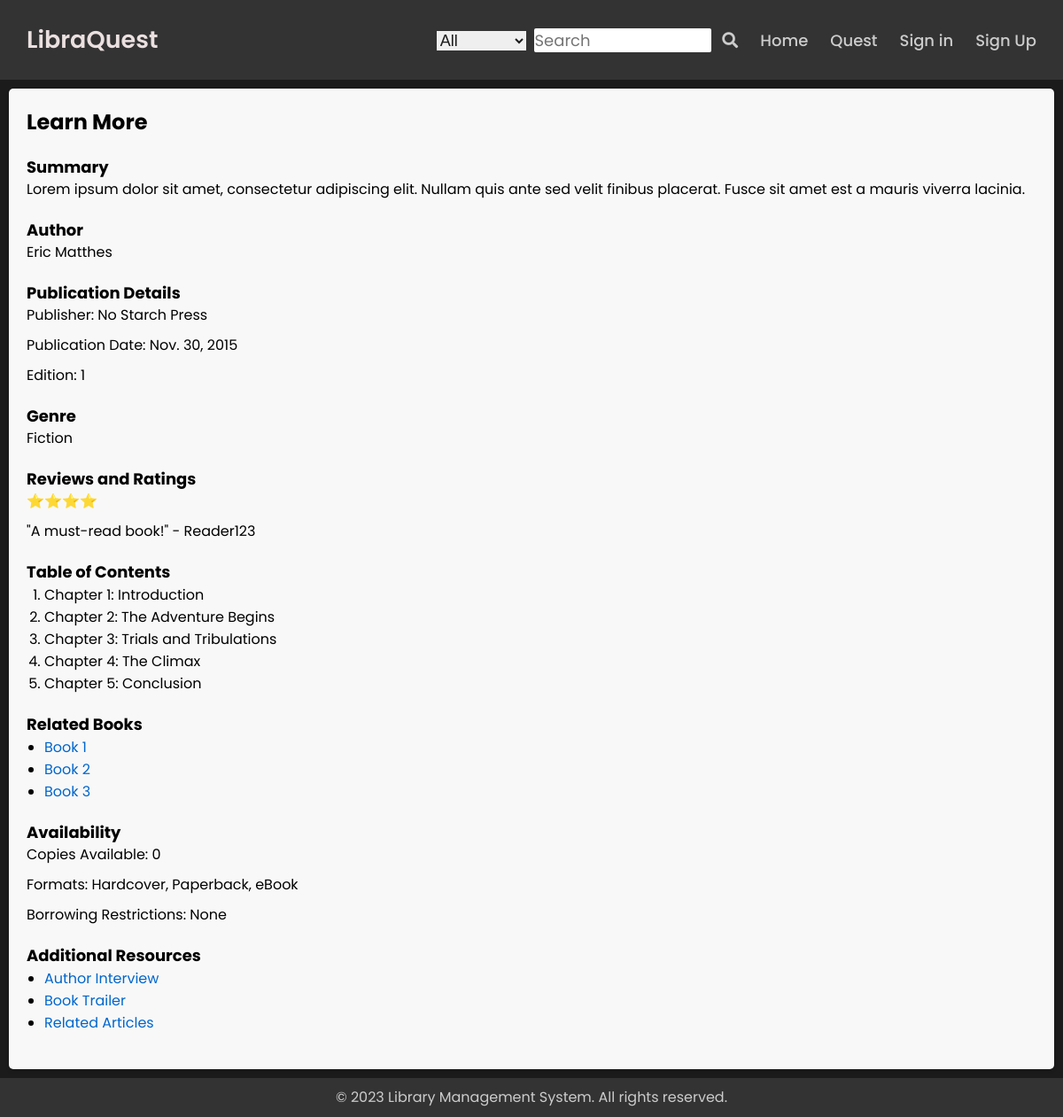
Page /profile/learn_more/10/ on the earlier database version.
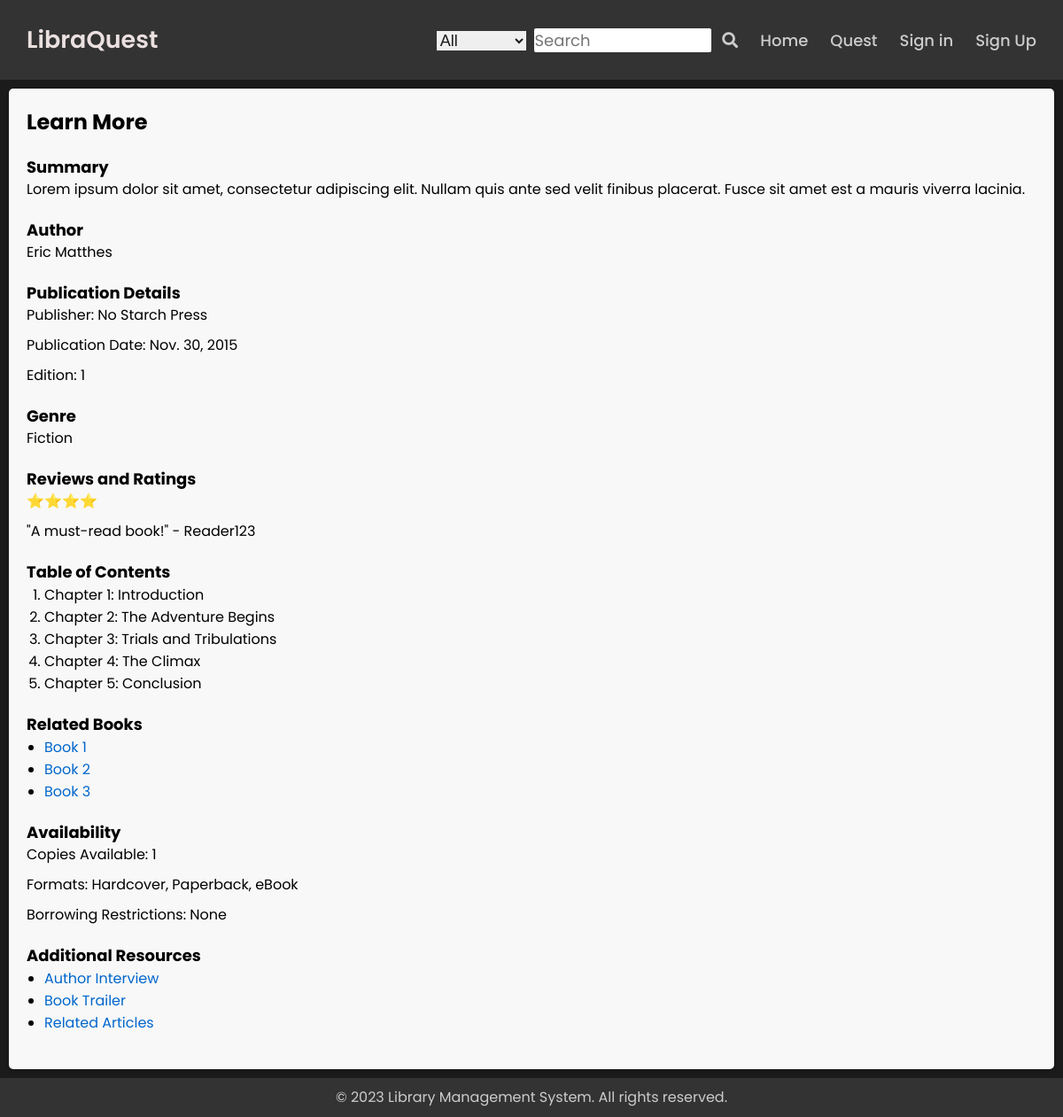
Same page on the later database version.
### my_app/models.py (models this page shows, shortened)
class Books(models.Model):
    title = models.TextField(null=False)
    author_name = models.CharField(max_length=50)
    isbn = models.CharField(max_length=20)
    publisher = models.CharField(max_length=200,null=True,blank=True)
    publication = models.DateField()
    edition = models.IntegerField(null=True , blank=True)
    availability = models.CharField(max_length=10,default='No')
    cover_image = models.ImageField(upload_to="book_covers/")
    book_file = models.FileField(upload_to="books/",blank=True , null=True)
    copies_available = models.IntegerField(null=True,blank=True,default=2)
    description = models.TextField(max_length=2000 , null=True , blank=True)

### user_profile/views.py (the view)
# urls.py: path('learn_more/<int:book_id>/', views.learn_more , name='learn_more'),
def learn_more(request,book_id):
    book = Books.objects.get(id=book_id)
    return render(request , 'books/learn_more.html', {
        'book': book
    })

### user_profile/templates/books/learn_more.html (shortened to what this page needs)
{% extends 'forms/base.html' %}
{% load static %}
{% block content %}
<div class="book-details">
    <h2>Learn More</h2>
    <div class="book-summary">
      <h3>Summary</h3>
      <p>Lorem ipsum dolor sit amet, consectetur adipiscing elit. Nullam quis ante sed velit finibus placerat. Fusce sit amet est a mauris viverra lacinia.</p>
    </div>
    <div class="author-info">
      <h3>Author</h3>
      <p>{{ book.author_name }}</p>
    </div>
    <div class="publication-details">
      <h3>Publication Details</h3>
      <p>Publisher: {{ book.publisher }}</p>
      <p>Publication Date: {{ book.publication }}</p>
      <p>Edition: {{ book.edition }}</p>
    </div>
    <div class="genre">
      <h3>Genre</h3>
      <p>Fiction</p>
    </div>
    <div class="reviews-ratings">
      <h3>Reviews and Ratings</h3>
      <p>⭐️⭐️⭐️⭐️</p>
      <p>"A must-read book!" - Reader123</p>
    </div>
    <div class="table-of-contents">
      <h3>Table of Contents</h3>
      <ol>
        <li>Chapter 1: Introduction</li>
        <li>Chapter 2: The Adventure Begins</li>
        <li>Chapter 3: Trials and Tribulations</li>
        <li>Chapter 4: The Climax</li>
        <li>Chapter 5: Conclusion</li>
      </ol>
    </div>
    <div class="related-books">
      <h3>Related Books</h3>
      <ul>
        <li><a href="#">Book 1</a></li>
        <li><a href="#">Book 2</a></li>
        <li><a href="#">Book 3</a></li>
      </ul>
    </div>
    <div class="availability">
      <h3>Availability</h3>
      <p>Copies Available: {{ book.copies_available }}</p>
      <p>Formats: Hardcover, Paperback, eBook</p>
      <p>Borrowing Restrictions: None</p>
    </div>
    <div class="additional-resources">
      <h3>Additional Resources</h3>
      <ul>
        <li><a href="#">Author Interview</a></li>
        <li><a href="#">Book Trailer</a></li>
        <li><a href="#">Related Articles</a></li>
      </ul>
    </div>
  </div>
{% endblock %}

Differences in the rows shown:
changed Books "Eric Matthes": copies_available "0" → "1"
